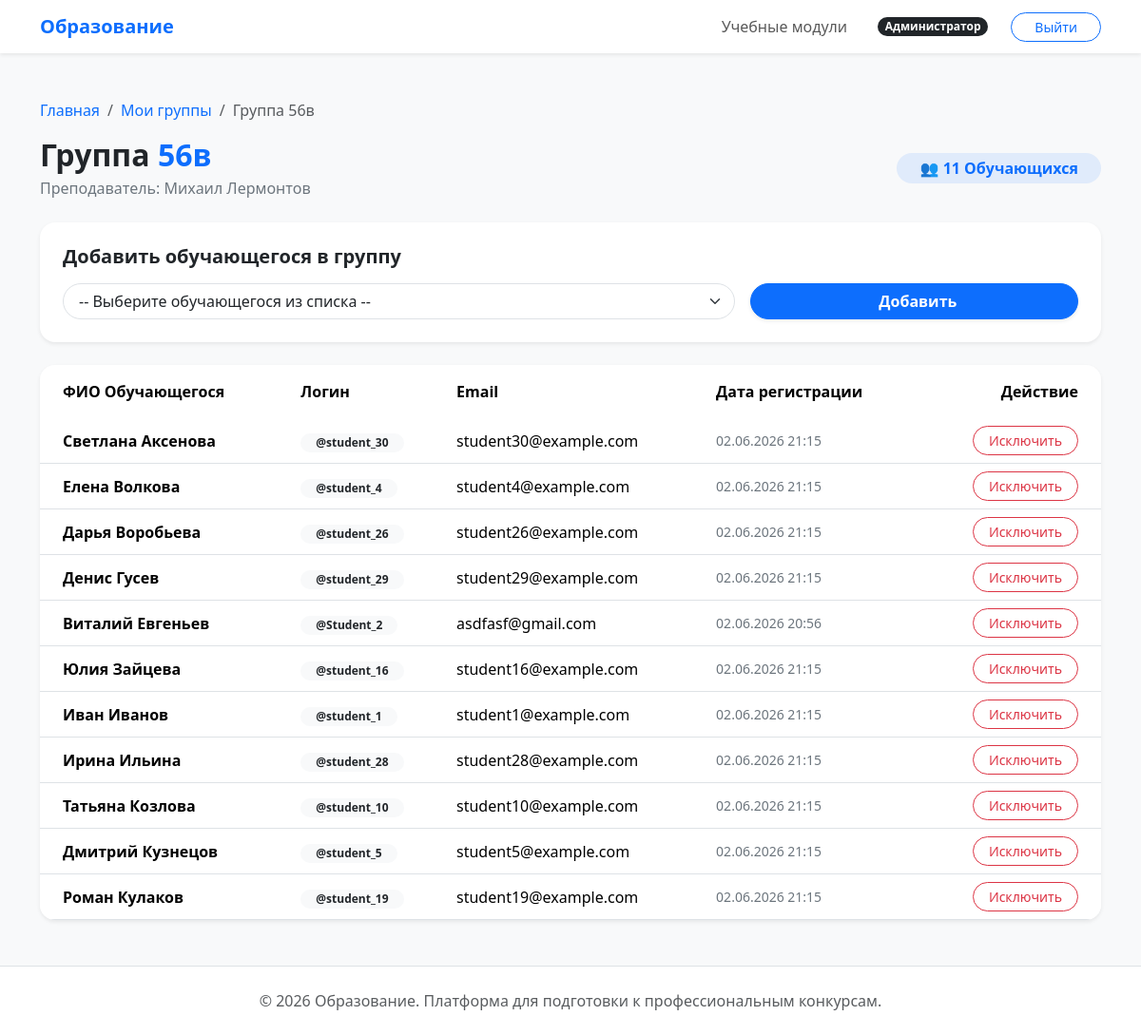
The page /curriculum/teacher/groups/4/ (signed in) on the database as committed earlier.
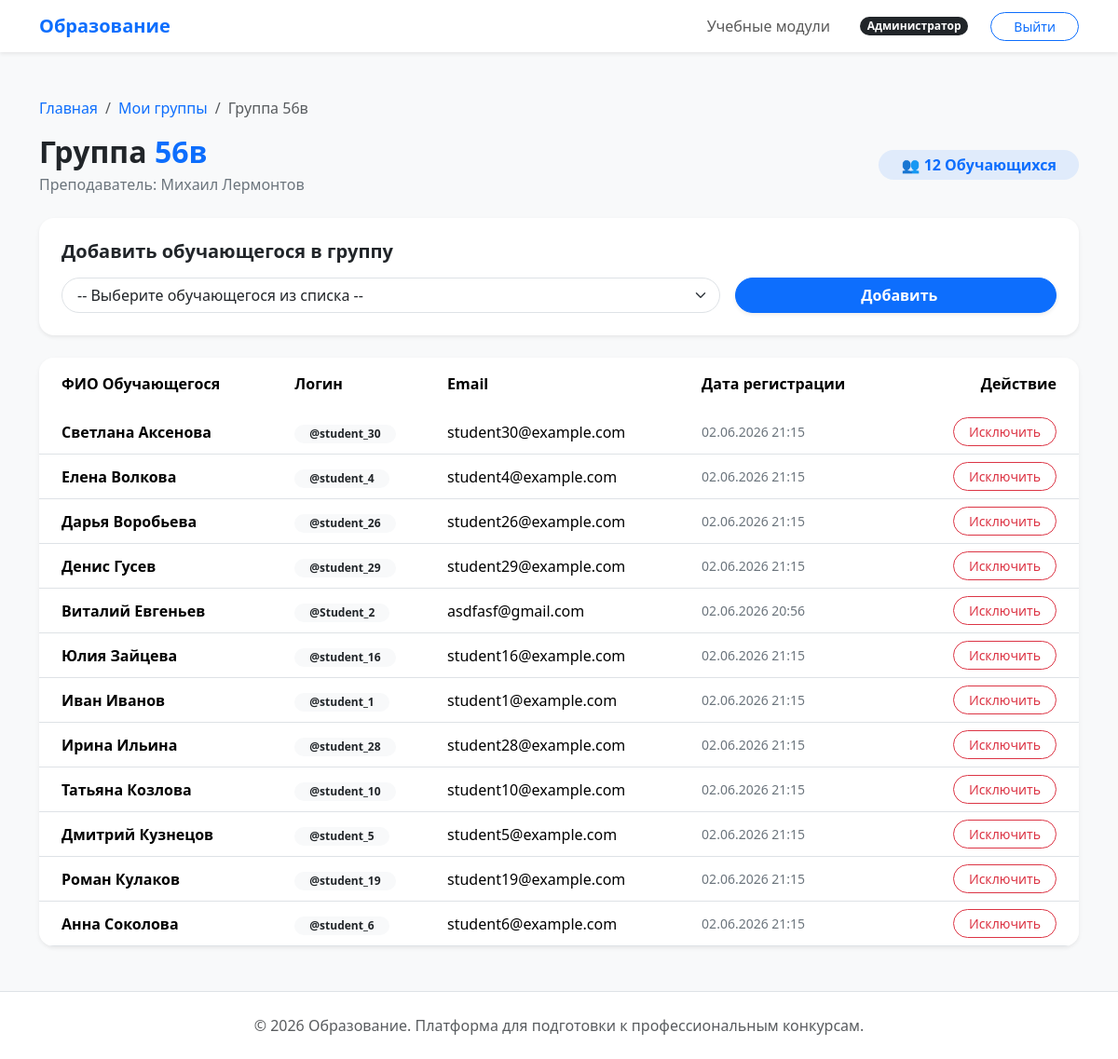
The same page on the database as committed later.
### curriculum/models.py (models this page shows, shortened)
class StudentGroup(BaseModel):
    title = models.CharField(max_length=7, unique=True, verbose_name="Название группы")
    teacher = models.ForeignKey(
        settings.AUTH_USER_MODEL,
        on_delete=models.SET_NULL,
        null=True,
        blank=True,
        limit_choices_to={"role": "teacher"},
        related_name="student_groups",
        verbose_name="Преподаватель",
    )
    class Meta:
        verbose_name = "Учебная группа"
        verbose_name_plural = "Учебные группы"
        ordering = ["title"]

### users/models.py (models this page shows, shortened)
class User(AbstractUser, BaseModel):
    class Role(models.TextChoices):
        STUDENT = "student", "Обучающийся"
        TEACHER = "teacher", "Преподаватель"
        ADMIN = "admin", "Администратор"
    middle_name = models.CharField(max_length=150, blank=True, verbose_name="Отчество")
    role = models.CharField(
        max_length=10, choices=Role.choices, default=Role.STUDENT, verbose_name="Роль"
    )
    group = models.ForeignKey(
        StudentGroup,
        on_delete=models.SET_NULL,
        null=True,
        blank=True,
        related_name="students",
        verbose_name="Учебная группа",
    )
    class Meta:
        verbose_name = "Пользователь"
        verbose_name_plural = "Пользователи"
        ordering = ["last_name", "first_name"]

### curriculum/views.py (the view)
# urls.py: path("teacher/groups/<int:pk>/", GroupDetailView.as_view(), name="group_detail"),
class GroupDetailView(LoginRequiredMixin, DetailView):
    model = StudentGroup
    template_name = "curriculum/group_detail.html"
    context_object_name = "group"
    def get_context_data(self, **kwargs):
        context = super().get_context_data(**kwargs)
        context["students"] = self.object.students.all()
        context["available_students"] = User.objects.filter(
            role=User.Role.STUDENT, group__isnull=True
        )
        return context

### templates/curriculum/group_detail.html (shortened to what this page needs)
{% extends 'base.html' %}
{% block content %}
<div class="row mb-4">
    <div class="col-12">
        <nav aria-label="breadcrumb">
            <ol class="breadcrumb">
                <li class="breadcrumb-item"><a href="{% url 'core:index' %}" class="text-decoration-none">Главная</a></li>
                <li class="breadcrumb-item"><a href="{% url 'curriculum:teacher_groups_list' %}" class="text-decoration-none">Мои группы</a></li>
                <li class="breadcrumb-item active">Группа {{ group.title }}</li>
            </ol>
        </nav>
        <div class="d-flex justify-content-between align-items-center">
            <div>
                <h2 class="fw-bold mb-1">Группа <span class="text-accent">{{ group.title }}</span></h2>
                <p class="text-secondary mb-0">Преподаватель: {{ group.teacher.get_full_name|default:"Не назначен" }}</p>
            </div>
            <span class="badge bg-primary bg-opacity-10 text-accent rounded-pill px-4 py-2 fs-6">
                👥 {{ students.count }} Обучающихся
            </span>
        </div>
    </div>
</div>
<div class="card border-0 shadow-sm rounded-4 p-4 mb-4">
    <h5 class="fw-bold mb-3">Добавить обучающегося в группу</h5>
    {% if available_students %}
        <form method="post" action="{% url 'curriculum:add_student_to_group' group.id %}" class="row g-3 align-items-center">
            <div class="col-md-8">
                <select name="student_id" class="form-select btn-rounded px-3" required>
                    <option value="">-- Выберите обучающегося из списка --</option>
                </select>
            </div>
            <div class="col-md-4">
                <button type="submit" class="btn btn-primary btn-rounded w-100 fw-bold shadow-sm">
                    Добавить
                </button>
            </div>
        </form>
    {% else %}
        <p class="text-secondary mb-0 small">Нет доступных для добавления обучающихся (все обучающиеся уже распределены по группам).</p>
    {% endif %}
</div>
<div class="card border-0 shadow-sm rounded-4 overflow-hidden">
    <div class="table-responsive">
        <table class="table table-hover align-middle mb-0">
            <thead class="bg-light">
                <tr>
                    <th class="ps-4 py-3 border-0">ФИО Обучающегося</th>
                    <th class="py-3 border-0">Логин</th>
                    <th class="py-3 border-0">Email</th>
                    <th class="py-3 border-0">Дата регистрации</th>
                    <th class="pe-4 py-3 border-0 text-end">Действие</th>
                </tr>
            </thead>
            <tbody>
                {% for student in students %}
                <tr>
                    <td class="ps-4">
                        <div class="fw-bold">{{ student.get_full_name }}</div>
                    </td>
                    <td>
                        <span class="badge bg-light text-dark rounded-pill px-3">@{{ student.username }}</span>
                    </td>
                    <td>{{ student.email|default:"—" }}</td>
                    <td class="text-secondary small">
                        {{ student.date_joined|date:"d.m.Y H:i" }}
                    </td>
                    <td class="pe-4 text-end">
                        <button type="button"
                                class="btn btn-outline-danger btn-sm btn-rounded px-3"
                                data-bs-toggle="modal"
                                data-bs-target="#removeStudentModal"
                                data-student-id="{{ student.id }}"
                                data-student-name="{{ student.get_full_name }}">
                            Исключить
                        </button>
                    </td>
                </tr>
                {% empty %}
                <tr>
                    <td colspan="5" class="text-center py-5 text-secondary">
                        В этой группе пока нет обучающихся.
                    </td>
                </tr>
                {% endfor %}
            </tbody>
        </table>
    </div>
</div>
{% endblock %}

Rows that differ between the two databases and show on the page:
computed for StudentGroup "Михаил Лермонтов": count "11" → "12"
now on this page (row edited): User: get_full_name "Анна Соколова", username "student_6", email "student6@example.com", date_joined "02.06.2026 21:15"
